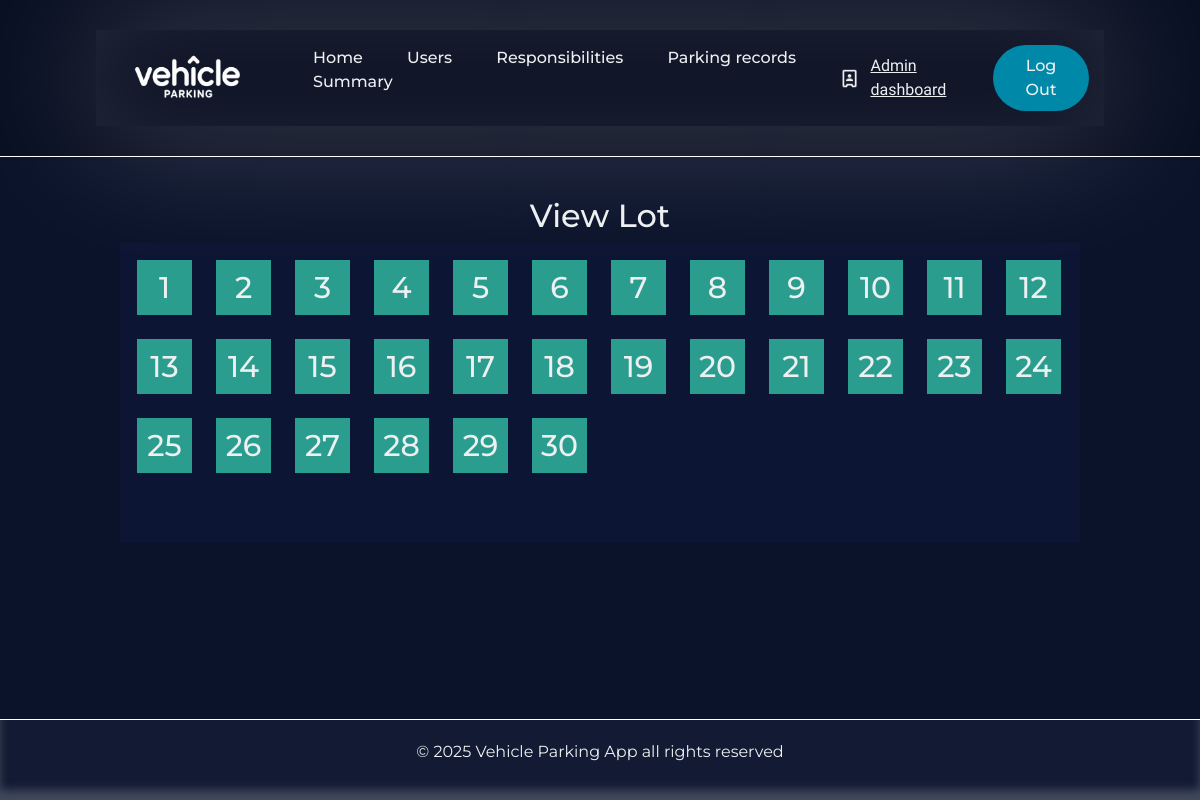
Before: /view-parking-lot/1 with the older database file.
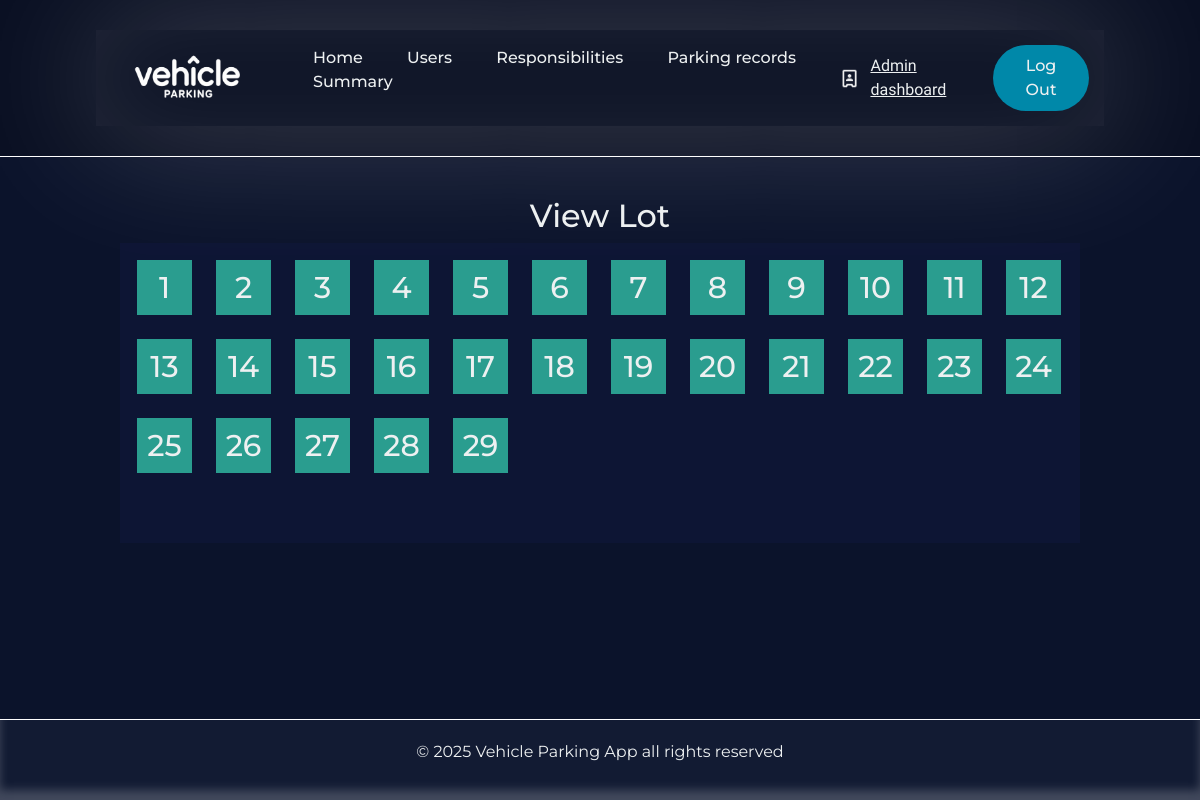
After: the same page with the newer database file.
### Application/models.py (models this page shows)
class Parkingspots(db.Model):
    __tablename__='parking_spots'
    id=db.Column(db.Integer,primary_key=True)
    lot_id=db.Column(db.Integer,db.ForeignKey('parking_lot.id'),nullable=False)
    spot_number=db.Column(db.Integer,nullable=False)
    status=db.Column(db.String(20),default='Available',nullable=False) # A= Available,O=Occupied
    record=db.relationship('Parkingrecords',backref='spot',lazy=True)

### Application/controllers.py (the view)
@app.route('/view-parking-lot/<int:lot_id>',methods=['GET','POST'])
def view_lot(lot_id):
    parking_spots=Parkingspots.query.filter_by(lot_id=lot_id).all()
    return render_template('view_parkinglot.html',parking_spots=parking_spots)

### templates/view_parkinglot.html (shortened to what this page needs)
{% extends 'admin_base.html' %}
{% block content %}
<div class="view-container">
            <div class="view-lot-heading">
                <h2> View Lot </h2>
            </div>
            <div class="view-parking-lot">
            {% for spots in parking_spots %}
                {% if spots.status=='A' %}
                    <a href="/view-parking-spot/Available/{{spots.id}}">
                        <div class="parking-spots-available">
                            {{spots.spot_number}}
                        </div>
                    </a>
                {% else %}
                    <a href="/view-parking-spot/Occupied/{{spots.id}}">
                        <div class="parking-spots-occupied">
                            {{spots.spot_number}}
                        </div>
                    </a>
                {% endif %}
            {% endfor %}
            </div>
</div>
{% endblock %}

### templates/admin_base.html (shortened to what this page needs)
<!DOCTYPE html>
<html lang="en">
  <head>
    <link
      href="https://cdn.jsdelivr.net/npm/bootstrap@5.3.3/dist/css/bootstrap.min.css"
      rel="stylesheet"
    />
    <link rel="stylesheet" href="/static/style.css" />
  </head>
  <body>
    <div class="main_page">
      <header class="header_section">
        <div class="header_canvas">
          <img
            class="logo"
            src="/static/Vehicle parking app logo.png"
            alt="logo"
            height="50px"
            width="150px"
          />
          <nav>
            <ul class="nav__links">
              <li><a href="/">Home</a></li>
              <li><a href="{{url_for('user_details')}}">Users</a></li>
              <li><a href="#">Responsibilities</a></li>
              <li><a href="{{url_for('parking_records')}}">Parking records</a></li>
              <li><a href="{{url_for('admin_summary')}}">Summary</a></li>
            </ul>
          </nav>
          <div class="nav_side_buttons">
            <img id="user_icon" src="/static/admin_icon.png" alt="" />
            <a href="{{url_for('admin_dash')}}"><span id="header_signature">Admin dashboard </span></a>
            <a class="header_logout_button" href="{{url_for('logout')}}"
              ><button>Log Out</button></a
            >
          </div>
        </div>
      </header>
      <main class="main_section">{% block content %} {% endblock %}</main>
      <footer class="footer_section">
        <p>&copy; 2025 Vehicle Parking App all rights reserved</p>
      </footer>
    </div>
  </body>
</html>

### static/style.css (style rules this page uses)
* { box-sizing: border-box; margin: 0; padding: 0; font-family: "Montserrat",sans-serif; }
html,body { height: 100%; background-color: #0b132b; color: #edf0f1; }
.main_page { display: flex; flex-direction: column; min-height: 100vh; }
.header_section { padding: 30px 8%; border-bottom: 1px solid white; background-color: #090f22; }
.header_canvas { padding: 15px; display: flex; justify-content: space-between; align-items: center; box-shadow: inset 0 0 100px rgba(255, 255, 255, 0.11), 0 0 150px rgba(255, 255, 255, 0.25); }
li,a,button { font-weight: 500; font-size: 16px; color: inherit; text-decoration: none; }
.logo { cursor: pointer; }
.nav__links { list-style: none; }
.nav__links li { display: inline-block; padding: 0px 20px; }
.nav__links li a { transition: all 0.3s ease 0s; }
.nav_side_buttons { display: flex; align-items: center; gap: 10px; }
.nav_side_buttons button { padding: 9px 25px; background-color: rgba(0, 136, 169, 1); border: none; border-radius: 50px; cursor: pointer; transition: all 0.3s ease 0s; }
#user_icon { height: 21px; }
#header_signature { margin-right: 10px; font-family: "Delius Swash Caps"; text-decoration: underline; font-size:medium; }
.main_section { flex: 1; padding: 20px 10%; }
.footer_section { background-color: #121b33; padding: 20px 10%; text-align: center; color: #edf0f1; border-top: 1px solid white; box-shadow: inset 0 -10px 10px rgba(255, 255, 255, 0.2); }
.view-container { height: auto; display: flex; flex-direction: column; align-items: center; min-height: 300px; margin-top: 20px; }
.view-parking-lot { background-color: rgba(16, 24, 63, 0.445); min-width: 50%; height: auto; display: flex; min-height: 300px; flex-wrap: wrap; gap: 10px; align-content: flex-start; padding: 10px; max-width: 1200px; }
.parking-spots-available { height: 55px; width: 55px; background-color: #2a9d8f ; margin: 7px; display: flex; justify-content: center; align-items: center; font-size: 30px; }

Changed rows visible on the page:
removed Parkingspots: spot_number "30"
